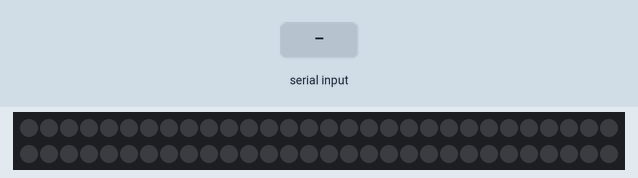
This sketch was run on a simulated Arduino Uno, built with avr-gcc and run on an emulated ATmega328P. On the bench: 60 RGB LEDs in strip order, left to right, continuing on the next row. The inputs (shaded band) are chosen by the test bench.

Above: at 1.2 s.
1.3 s: byte 30 received over Serial
At 2.1 s:
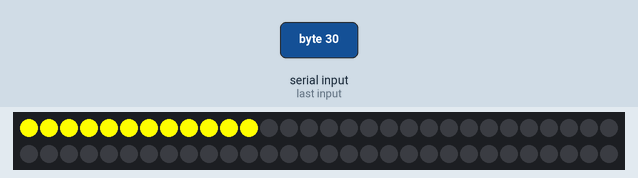
2.8 s: byte 90 received over Serial
At 3.2 s:
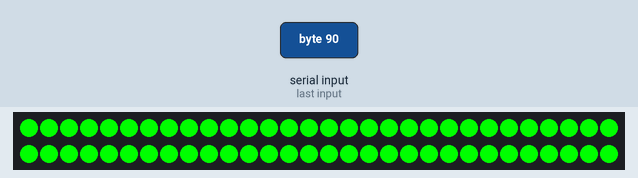
4.3 s: byte 30 received over Serial
At 5.5 s:
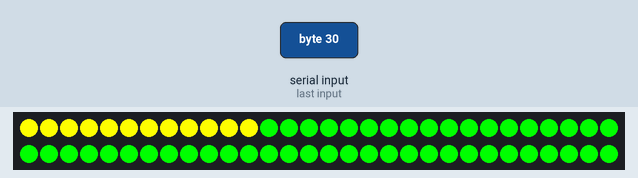
Timing chart, 0 to 7.3 s (numbered marks = the images above; inputs shaded):
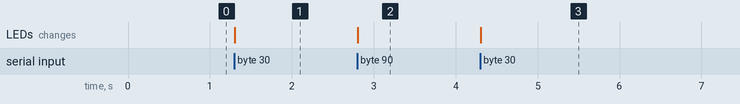

The sketch:

RIODuino.ino
```cpp
// (licence header left out)
#include <Adafruit_NeoPixel.h>

#define LED_PIN 8
#define LED_COUNT 60

#define MAX_STACK_HEIGHT 5

Adafruit_NeoPixel controller = Adafruit_NeoPixel
(
LED_COUNT,
LED_PIN,
NEO_GRB + NEO_KHZ800
);

long color = 0x000000;
int lightCount = 0;

void setup()
{
  Serial.begin(9600);
  controller.begin();
  clearAll();
  update();
}

void loop()
{
  if (Serial.available())
  {
    byte data = Serial.read();

    byte colorData = (byte) (data & 0xF);

    color = 0x000000;
    if (colorData & 0b100)
    {
      color += 0xFF0000;
    }
    if (colorData & 0b010)
    {
      color += 0x00FF00;
    }
    if (colorData & 0b001)
    {
      color += 0x0000FF;
    }

    byte height = (byte) (data >> 4);

    lightCount = (float) height / MAX_STACK_HEIGHT * LED_COUNT;

    setAll(color);
    update();
  }
}

void setColor(int led, long color)
{
  controller.setPixelColor(led, color);
}

void setAll(long color)
{
  for (int i = 0; i < lightCount; i++)
  {
    setColor(i, color);
  }
}

void clearColor(int led)
{
  setColor(led, 0);
}

void clearAll()
{
  setAll(0);
}

void update()
{
  controller.show();
}
```

Measured:
- after the input at 1.3 s, the LEDs: change at once (image 1)
- after the input at 2.8 s, the LEDs: change at once (image 2)
- after the input at 4.3 s, the LEDs: change at once (image 3)
